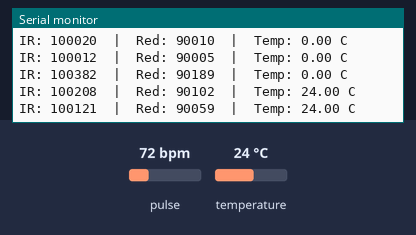
This sketch was run on a simulated ESP32. Parts: the last lines printed to the serial monitor. Inputs (shaded band) come from the test bench; at power-on: pulse 72 bpm, temperature 24 °C.

Above: at 1.2 s.
1.3 s: pulse set to 42 bpm
At 1.39 s:
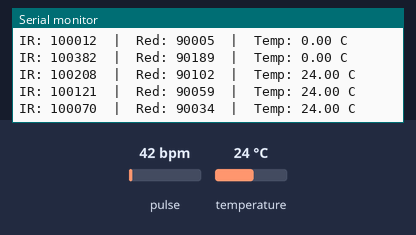
2.8 s: temperature set to 12 °C
At 3.1 s:
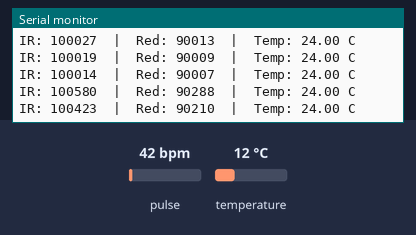
4.3 s: pulse set to 70 bpm
At 4.36 s:
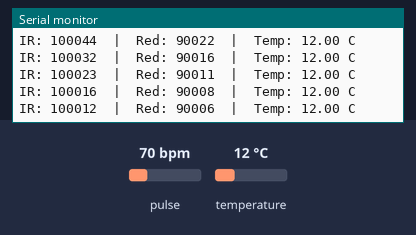
5.8 s: temperature set to 19 °C
At 6.18 s:
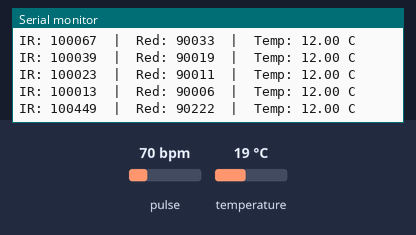
Timing chart, 0 to 8.3 s (numbered marks = the images above; inputs shaded):
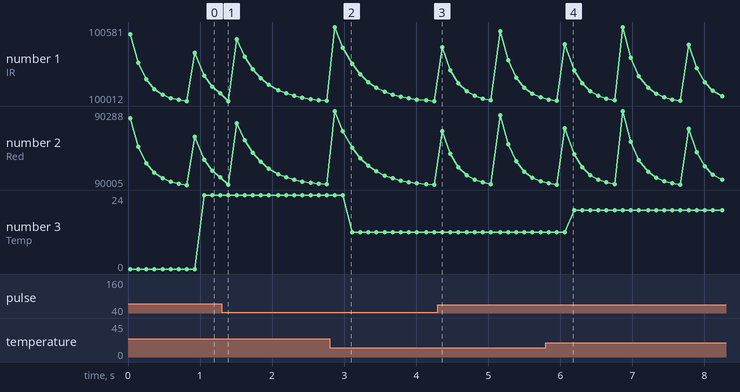

The sketch:

Lectura_Integrada.ino
```cpp
#include <Wire.h>
#include "MAX30105.h"
#include <OneWire.h>
#include <DallasTemperature.h>

#define SDA_PIN 22
#define SCL_PIN 23
#define TEMP_PIN 4

MAX30105 sensor;
OneWire oneWire(TEMP_PIN);
DallasTemperature ds18b20(&oneWire);

float temperatura = 0;
unsigned long ultimaTemp = 0;

void setup() {
  Serial.begin(115200);
  Wire.begin(SDA_PIN, SCL_PIN);

  if (!sensor.begin(Wire, I2C_SPEED_FAST)) {
    Serial.println("No se encontro el MAX30102");
    while (1);
  }

  // Brillo LED, promedio, modo (2 = rojo + IR), muestras/s,
  // ancho de pulso y rango del ADC.
  sensor.setup(60, 4, 2, 100, 411, 4096);

  ds18b20.begin();
  ds18b20.setWaitForConversion(false);
  ds18b20.requestTemperatures();
}

void loop() {
  // Solicita una nueva conversion sin bloquear el programa.
  if (millis() - ultimaTemp >= 1000) {
    temperatura = ds18b20.getTempCByIndex(0);
    ds18b20.requestTemperatures();
    ultimaTemp = millis();
  }

  uint32_t ir = sensor.getIR();
  uint32_t red = sensor.getRed();

  Serial.print("IR: ");
  Serial.print(ir);
  Serial.print("  |  Red: ");
  Serial.print(red);
  Serial.print("  |  Temp: ");
  Serial.print(temperatura, 2);
  Serial.println(" C");

  delay(100);
}
```

Measured:
- plotted number 1: 100070 → 100014 after the input at 1.3 s, 100012 → 100039 after the input at 4.3 s
- plotted number 2: 90034 → 90007 after the input at 1.3 s, 90006 → 90019 after the input at 4.3 s
- plotted number 3: 24 → 12 after the input at 2.8 s, 12 → 19 after the input at 5.8 s
